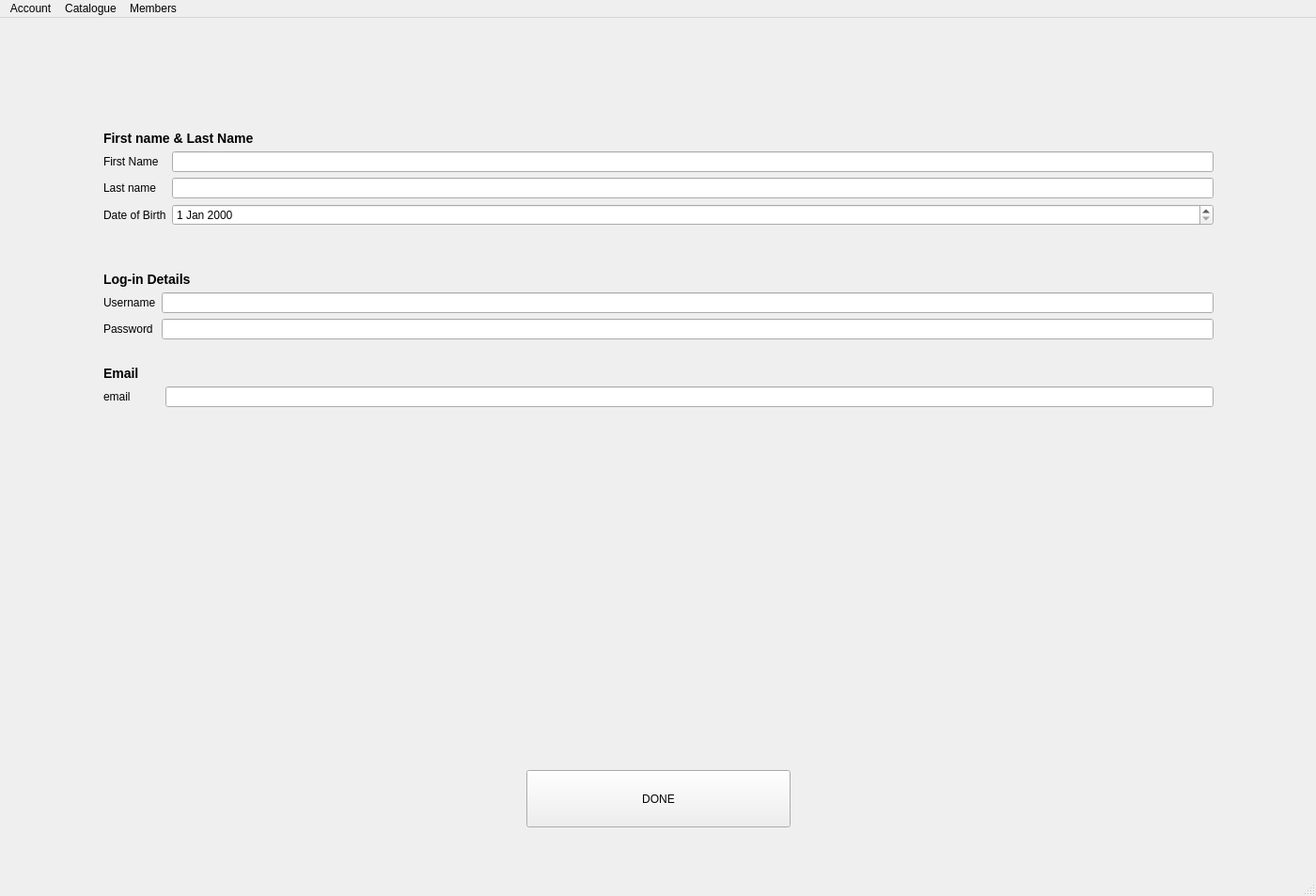
<?xml version="1.0" encoding="UTF-8"?>
<ui version="4.0">
 <class>adminAddMember</class>
 <widget class="QMainWindow" name="adminAddMember">
  <property name="geometry">
   <rect>
    <x>0</x>
    <y>0</y>
    <width>1400</width>
    <height>953</height>
   </rect>
  </property>
  <property name="windowTitle">
   <string>MainWindow</string>
  </property>
  <widget class="QWidget" name="centralwidget">
   <widget class="QWidget" name="verticalLayoutWidget_2">
    <property name="geometry">
     <rect>
      <x>110</x>
      <y>120</y>
      <width>1181</width>
      <height>125</height>
     </rect>
    </property>
    <layout class="QVBoxLayout" name="memberName">
     <item>
      <widget class="QLabel" name="label_12">
       <property name="sizePolicy">
        <sizepolicy hsizetype="Preferred" vsizetype="Fixed">
         <horstretch>0</horstretch>
         <verstretch>0</verstretch>
        </sizepolicy>
       </property>
       <property name="styleSheet">
        <string notr="true">QLabel{
	font-weight: bold;
	font-size: 14px;

}</string>
       </property>
       <property name="text">
        <string>First name &amp; Last Name</string>
       </property>
      </widget>
     </item>
     <item>
      <layout class="QFormLayout" name="formLayout_4">
       <item row="0" column="0">
        <widget class="QLabel" name="label_13">
         <property name="text">
          <string>First Name</string>
         </property>
        </widget>
       </item>
       <item row="0" column="1">
        <widget class="QLineEdit" name="newFirstName"/>
       </item>
       <item row="1" column="0">
        <widget class="QLabel" name="label_14">
         <property name="text">
          <string>Last name</string>
         </property>
        </widget>
       </item>
       <item row="1" column="1">
        <widget class="QLineEdit" name="newLastName"/>
       </item>
       <item row="2" column="0">
        <widget class="QLabel" name="label_25">
         <property name="text">
          <string>Date of Birth</string>
         </property>
        </widget>
       </item>
       <item row="2" column="1">
        <widget class="QDateEdit" name="DOB"/>
       </item>
      </layout>
     </item>
    </layout>
   </widget>
   <widget class="QWidget" name="verticalLayoutWidget_3">
    <property name="geometry">
     <rect>
      <x>110</x>
      <y>370</y>
      <width>1181</width>
      <height>61</height>
     </rect>
    </property>
    <layout class="QVBoxLayout" name="emailDetails">
     <item>
      <widget class="QLabel" name="label_15">
       <property name="sizePolicy">
        <sizepolicy hsizetype="Preferred" vsizetype="Fixed">
         <horstretch>0</horstretch>
         <verstretch>0</verstretch>
        </sizepolicy>
       </property>
       <property name="styleSheet">
        <string notr="true">QLabel{
	font-weight: bold;
	font-size: 14px;

}</string>
       </property>
       <property name="text">
        <string>Email</string>
       </property>
      </widget>
     </item>
     <item>
      <layout class="QFormLayout" name="formLayout_5">
       <property name="horizontalSpacing">
        <number>30</number>
       </property>
       <item row="0" column="0">
        <widget class="QLabel" name="label_16">
         <property name="enabled">
          <bool>true</bool>
         </property>
         <property name="sizePolicy">
          <sizepolicy hsizetype="Preferred" vsizetype="Preferred">
           <horstretch>124</horstretch>
           <verstretch>0</verstretch>
          </sizepolicy>
         </property>
         <property name="minimumSize">
          <size>
           <width>36</width>
           <height>0</height>
          </size>
         </property>
         <property name="text">
          <string>email</string>
         </property>
        </widget>
       </item>
       <item row="0" column="1">
        <widget class="QLineEdit" name="newEmail">
         <property name="sizePolicy">
          <sizepolicy hsizetype="Preferred" vsizetype="Fixed">
           <horstretch>0</horstretch>
           <verstretch>0</verstretch>
          </sizepolicy>
         </property>
        </widget>
       </item>
      </layout>
     </item>
    </layout>
   </widget>
   <widget class="QWidget" name="verticalLayoutWidget">
    <property name="geometry">
     <rect>
      <x>110</x>
      <y>270</y>
      <width>1181</width>
      <height>81</height>
     </rect>
    </property>
    <layout class="QVBoxLayout" name="userPass">
     <item>
      <widget class="QLabel" name="label_6">
       <property name="sizePolicy">
        <sizepolicy hsizetype="Preferred" vsizetype="Fixed">
         <horstretch>0</horstretch>
         <verstretch>0</verstretch>
        </sizepolicy>
       </property>
       <property name="styleSheet">
        <string notr="true">QLabel{
	font-weight: bold;
	font-size: 14px;

}</string>
       </property>
       <property name="text">
        <string>Log-in Details</string>
       </property>
      </widget>
     </item>
     <item>
      <layout class="QFormLayout" name="formLayout">
       <item row="0" column="0">
        <widget class="QLabel" name="label_4">
         <property name="text">
          <string>Username</string>
         </property>
        </widget>
       </item>
       <item row="0" column="1">
        <widget class="QLineEdit" name="newUsername"/>
       </item>
       <item row="1" column="0">
        <widget class="QLabel" name="label_5">
         <property name="text">
          <string>Password</string>
         </property>
        </widget>
       </item>
       <item row="1" column="1">
        <widget class="QLineEdit" name="newPassword"/>
       </item>
      </layout>
     </item>
    </layout>
   </widget>
   <widget class="QPushButton" name="pushButton">
    <property name="geometry">
     <rect>
      <x>560</x>
      <y>800</y>
      <width>281</width>
      <height>61</height>
     </rect>
    </property>
    <property name="text">
     <string>DONE</string>
    </property>
   </widget>
  </widget>
  <widget class="QMenuBar" name="menubar">
   <property name="geometry">
    <rect>
     <x>0</x>
     <y>0</y>
     <width>1400</width>
     <height>21</height>
    </rect>
   </property>
   <widget class="QMenu" name="menuAccount">
    <property name="title">
     <string>Account</string>
    </property>
   </widget>
   <widget class="QMenu" name="menuCatalogue">
    <property name="title">
     <string>Catalogue</string>
    </property>
   </widget>
   <widget class="QMenu" name="menuMembers">
    <property name="title">
     <string>Members</string>
    </property>
   </widget>
   <addaction name="menuAccount"/>
   <addaction name="menuCatalogue"/>
   <addaction name="menuMembers"/>
  </widget>
  <widget class="QStatusBar" name="statusbar"/>
 </widget>
 <resources/>
 <connections/>
</ui>
